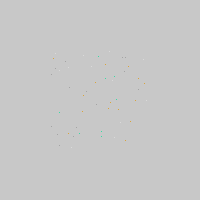
Frame 1 (no input)
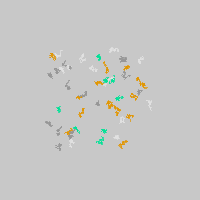
Frame 60 (the mouse pressed at the canvas centre just before this capture)
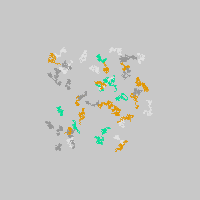
Frame 120 (the mouse held since frame 60 and released just before this capture)

The Processing sketch that drew these frames (run headless with seeded random() and noise(); from frame 60 on, the mouse is pressed at the canvas centre):

// Processing sketch: processing_21599
// ── processing_21599.pde

int x = 225;
int y = 150;

Walker[] walkers = new Walker[50];
color[] colors = new color[5];


void setup(){
  size(200,200);
  background(200);
  
  colors[0] = color(x);
  colors[1] = color(y);
  colors[2] = color(x,y,0);
  colors[3] = color(0,x,y);
  colors[4] = color(x,0,y);
  
  for(int i=0; i< walkers.length; i++){
    walkers[i] = new Walker();
  }
}

void draw(){
  for(int i=0; i < walkers.length; i++) {
  walkers[i].update();
  walkers[i].display();
  }
}

class Walker{
  float Xpos = random(50,150);
  float Ypos = random(50,150);
  color col = colors[floor(random(0,4))];
  
  Walker(){
  }
  
  void update(){
    
    this.Xpos = Xpos + random(-1,1);
    this.Ypos = Ypos + random(-1,1);
  }
  
  void display(){
    stroke(col);
    point(Xpos,Ypos);
  }
}
  
  
